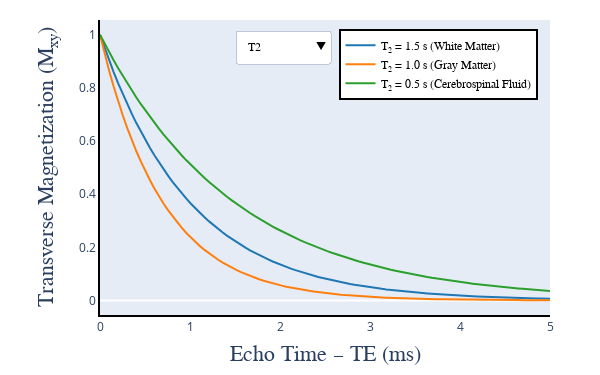

The code cell stored with this chart in its notebook:
### Markdown cell above
##### 1.2 Plot

### Code cell
import matplotlib.pyplot as plt
import chart_studio.plotly as py
import plotly.graph_objs as go
import numpy as np
from plotly import __version__
from plotly.offline import download_plotlyjs, init_notebook_mode, plot, iplot

init_notebook_mode(connected=True)

from IPython.core.display import display, HTML

config={'showLink': False, 'displayModeBar': False}

# T2 signals

wm_T2 = go.Scatter(
    x = TE,
    y = T2_signal_WM,
    name = 'T<sub>2</sub> = 1.5 s (White Matter)',
    text = 'T<sub>2</sub> = 1.5 s (White Matter)',
    hoverinfo = 'x+y+text',
    line=dict(color='#1f77b4', dash='solid'),
    visible = True
)

gm_T2 = go.Scatter(
    x = TE,
    y = T2_signal_GM,
    name = 'T<sub>2</sub> = 1.0 s (Gray Matter)',
    text = 'T<sub>2</sub> = 1.0 s (Gray Matter)',
    hoverinfo = 'x+y+text',
    line=dict(color='#ff7f0e', dash='solid'),
    visible = True
)

csf_T2 = go.Scatter(
    x = TE,
    y = T2_signal_CSF,
    name = 'T<sub>2</sub> = 0.5 s (Cerebrospinal Fluid)',
    text = 'T<sub>2</sub> = 0.5 s (Cerebrospinal Fluid)',
    hoverinfo = 'x+y+text',
    line=dict(color='#2ca02c', dash='solid'),
    visible = True
)

# T2* signals

wm_T2star = go.Scatter(
    x = TE,
    y = T2star_signal_WM,
    name = 'T<sub>2</sub>* = 1.3 s (White Matter)',
    text = 'T<sub>2</sub>* = 1.3 s (White Matter)',
    hoverinfo = 'x+y+text',
    line=dict(color='#1f77b4', dash='dot'),
    visible = False
)

gm_T2star = go.Scatter(
    x = TE,
    y = T2star_signal_GM,
    name = 'T<sub>2</sub>* = 0.8 s (Gray Matter)',
    text = 'T<sub>2</sub>* = 0.8 s (Gray Matter)',
    hoverinfo = 'x+y+text',
    line=dict(color='#ff7f0e', dash='dot'),
    visible = False
)

csf_T2star = go.Scatter(
    x = TE,
    y = T2star_signal_CSF,
    name = 'T<sub>2</sub>* = 0.5 s (Cerebrospinal Fluid)',
    text = 'T<sub>2</sub>* = 0.5 s (Cerebrospinal Fluid)',
    hoverinfo = 'x+y+text', 
    line=dict(color='#2ca02c', dash='dot'),
    visible = False
)

data = [wm_T2, gm_T2, csf_T2, wm_T2star, gm_T2star, csf_T2star]

layout = go.Layout(
    width=600,
    height=375,
    margin=go.layout.Margin(
        l=100,
        r=50,
        b=60,
        t=20,
    ),
    annotations=[
        dict(
            x=0.5004254919715793,
            y=-0.175,
            showarrow=False,
            text='Echo Time – TE (ms)',
            font=dict(
                family='Times New Roman',
                size=22
            ),
            xref='paper',
            yref='paper'
        ),
        dict(
            x=-0.15,
            y=0.50,
            showarrow=False,
            text='Transverse Magnetization (M<sub>xy</sub>)',
            font=dict(
                family='Times New Roman',
                size=22
            ),
            textangle=-90,
            xref='paper',
            yref='paper'
        ),
    ],
    xaxis=dict(
        showgrid=False,
        linecolor='black',
        linewidth=2
    ),
    yaxis=dict(
        showgrid=False,
        linecolor='black',
        linewidth=2
    ),
    legend=dict(
        x=0.53,
        y=0.97,
        traceorder='normal',
        font=dict(
            family='Times New Roman',
            size=12,
            color='#000'
        ),
        bordercolor='#000000',
        borderwidth=2
    ),
    updatemenus=[
        dict(
            buttons=list([
                # Display T2
                dict(
                    args=[{'visible': [True, True, True, False, False, False]}],
                    label='T2',
                    method='update'
                ),
                # Display T2*
                dict(
                    args=[{'visible': [False, False, False, True, True, True]}],
                    label='T2*',
                    method='update'
                ),
                # Display both T2 and T2*
                dict(
                    args=[{'visible': [True, True, True, True, True, True]}],
                    label='T2 and T2*',
                    method='update'
                ),
            ]),
            direction='down',
            pad={'r': 10, 't': 10},
            showactive=True,
            x=0.30,
            xanchor='left',
            y=1.0,
            yanchor='top',
            font=dict(
            family='Times New Roman',
            size=12,
            color='#000'
            )
        ),
    ]
) 

fig = dict(data=data, layout=layout)

iplot(fig, filename = 'ir_fig_2.html', config = config)
